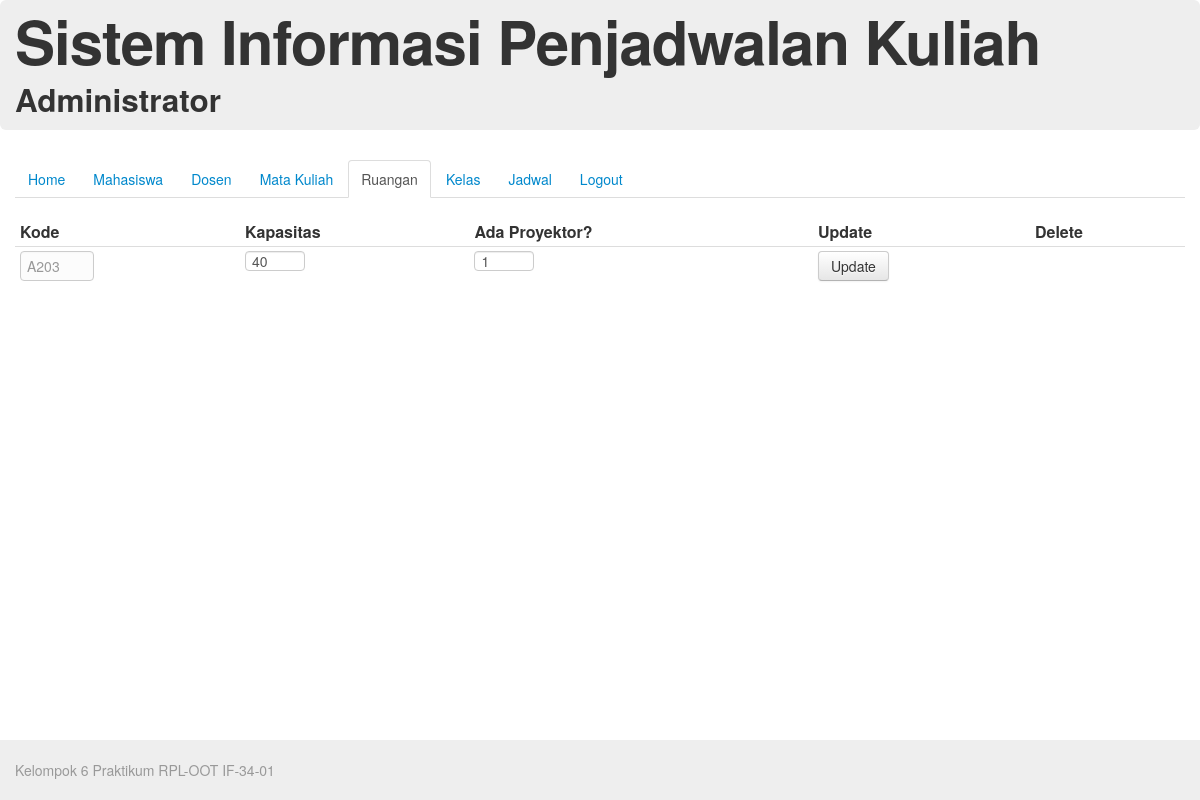
Page /source/index.php/adminController/formUpdateRuangan/A203 on the committed database.
### tables this page shows
CREATE TABLE IF NOT EXISTS `ruangan` (
  `kode_ruangan` varchar(4) NOT NULL,
  `kapasitas` int(3) NOT NULL,
  `ada_proyektor` tinyint(1) NOT NULL,
  PRIMARY KEY (`kode_ruangan`)
);

### source/application/controllers/adminController.php (called while the page is built, shortened)
<?php if ( ! defined('BASEPATH')) exit('No direct script access allowed');
class AdminController extends CI_Controller {
	function formUpdateRuangan($kode_ruangan){
		$data['active'] = "ruangan";
		$this->load->model('ruangan');
		$data['ruangan'] = $this->ruangan->get($kode_ruangan);
		$this->load->view('header');
		$this->load->view('admin/menu',$data);
		$this->load->view('admin/updateRuangan', $data);
		$this->load->view('footer');
	}
}

### source/index.php (called while the page is built, shortened)
<?php
require_once BASEPATH.'core/CodeIgniter.php';

### source/application/models/ruangan.php (called while the page is built, shortened)
<?php
class Ruangan extends CI_Model{
	function get($kode_ruangan){
		$query = $this->db->get_where('ruangan', array('kode_ruangan' => $kode_ruangan));
		return $query->result();
	}
} ?>

### source/application/views/admin/updateRuangan.php (the view, shortened to what this page needs)
<div id="content">
  <table class="table table-hover table-condensed">
    <thead>
      <tr>
        <th>Kode</th>
        <th>Kapasitas</th>
        <th>Ada Proyektor?</th>
        <th>Update</th>
        <th>Delete</th>
      </tr>
    </thead>
    <tbody>
      <form action="<?php echo base_url(); ?>index.php/adminController/updateRuangan" method="POST">
        <tr>
          <td><span class="uneditable-input input-mini"><?php echo $ruangan[0]->kode_ruangan; ?></td>
          <td><input class="input-mini" type="text" name="kapasitas" placeholder="kapasitas" maxlength="3" value="<?php echo $ruangan[0]->kapasitas ?>"></td>
          <td><input class="input-mini" type="text" name="ada_proyektor" placeholder="1(Ya) 0(Tidak)" maxlength="1" value="<?php echo $ruangan[0]->ada_proyektor ?>"></td>
          <td><input class="btn" type="submit" value="Update"></td>
          <td></td>
        </tr>
      </form>
    </tbody>
  </table>
</div>

### rows in the picture
ruangan: kode_ruangan "A203", kapasitas "40", ada_proyektor "1"
